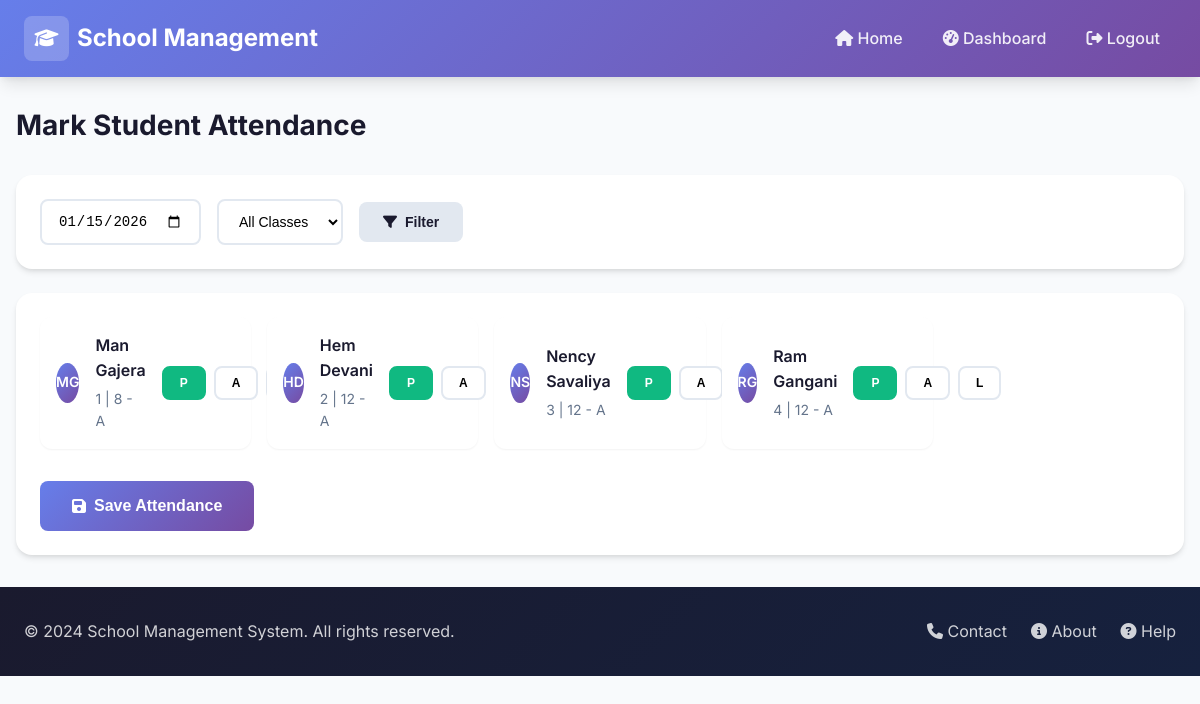
The app's page /teacher/mark-attendance/ (signed in) with its own data.
### core/models.py (models this page shows, shortened)
class Student(models.Model):
    GENDER_CHOICES = [
        ('male', 'Male'),
        ('female', 'Female'),
        ('other', 'Other'),
    ]
    username = models.CharField(max_length=50, unique=True)
    password = models.CharField(max_length=255)
    name = models.CharField(max_length=100)
    surname = models.CharField(max_length=100)
    email = models.EmailField(unique=True)
    mobile = models.CharField(max_length=15, blank=True)
    dob = models.DateField(null=True, blank=True)
    gender = models.CharField(max_length=10, choices=GENDER_CHOICES)
    roll_no = models.CharField(max_length=20)
    address = models.TextField(blank=True)
    student_class = models.ForeignKey(Class, on_delete=models.SET_NULL, null=True, related_name='students')
    section = models.CharField(max_length=10, blank=True)
    admission_no = models.CharField(max_length=50, unique=True)
    admission_date = models.DateField(null=True, blank=True)
    parent_name = models.CharField(max_length=100, blank=True)
    parent_mobile = models.CharField(max_length=15, blank=True)
    parent_email = models.EmailField(blank=True)
    created_at = models.DateTimeField(auto_now_add=True)
    updated_at = models.DateTimeField(auto_now=True)
    @property
    def full_name(self):
        return f"{self.name} {self.surname}"

class Class(models.Model):
    name = models.CharField(max_length=50)  # e.g., "Class 1", "Class 10"
    section = models.CharField(max_length=10, blank=True)  # e.g., "A", "B"
    created_at = models.DateTimeField(auto_now_add=True)
    updated_at = models.DateTimeField(auto_now=True)
    class Meta:
        verbose_name_plural = "Classes"
        ordering = ['name', 'section']
    def __str__(self):
        if self.section:
            return f"{self.name} - {self.section}"
        return self.name

### core/views.py (the view)
    def wrapper(request, *args, **kwargs):
        if request.session.get('user_role') != 'teacher':
            messages.error(request, 'You must be logged in as teacher to access this page.')
            return redirect('login')
        return view_func(request, *args, **kwargs)

### core/views.py (called while the page is built, shortened)
def teacher_required(view_func):
    def wrapper(request, *args, **kwargs):
        if request.session.get('user_role') != 'teacher':
            messages.error(request, 'You must be logged in as teacher to access this page.')
            return redirect('login')
        return view_func(request, *args, **kwargs)
    return wrapper

@teacher_required
def teacher_mark_student_attendance(request):
    selected_date = request.GET.get('date', date.today().isoformat())
    selected_class = request.GET.get('class', '')
    teacher_id = request.session.get('user_id')
    teacher = get_object_or_404(Teacher, pk=teacher_id)
    students = Student.objects.all()
    if selected_class:
        students = students.filter(student_class_id=selected_class)
    classes = Class.objects.all()
    return render(request, 'teacher/mark_attendance.html', {
        'students': students,
        'classes': classes,
        'selected_date': selected_date,
        'selected_class': selected_class
    })

### templates/teacher/mark_attendance.html (shortened to what this page needs)
{% extends 'base.html' %}
{% load static %}
{% block content %}
<header class="header">
    <div class="container">
        <div class="header-content">
            <a href="{% url 'home' %}" class="logo">
                <div class="logo-icon"><i class="fas fa-graduation-cap"></i></div>
                <span>School Management</span>
            </a>
            <nav class="nav">
                <a href="{% url 'home' %}" class="nav-link"><i class="fas fa-home"></i> Home</a>
                <a href="{% url 'teacher_dashboard' %}" class="nav-link"><i class="fas fa-tachometer-alt"></i>
                    Dashboard</a>
                <a href="{% url 'logout' %}" class="nav-link"><i class="fas fa-sign-out-alt"></i> Logout</a>
            </nav>
        </div>
    </div>
</header>
<div class="container" style="padding: 2rem 1rem;">
    <div class="page-header">
        <h1 class="page-title">Mark Student Attendance</h1>
    </div>
    <div class="card mb-3">
        <div class="card-body">
            <form method="get" class="flex gap-2 flex-wrap items-center">
                <input type="date" name="date" value="{{ selected_date }}" class="form-control" style="width: auto;">
                <select name="class" class="form-control" style="width: auto;">
                    <option value="">All Classes</option>
                </select>
                <button type="submit" class="btn btn-secondary"><i class="fas fa-filter"></i> Filter</button>
            </form>
        </div>
    </div>
    <div class="card">
        <div class="card-body">
            <form method="post">
                <div class="attendance-grid">
                    {% for student in students %}
                    <div class="attendance-item">
                        <div class="recent-avatar" style="width: 40px; height: 40px; font-size: 0.875rem;">
                            {{ student.name|slice:":1" }}{{ student.surname|slice:":1" }}
                        </div>
                        <div class="recent-info" style="flex: 1;">
                            <div class="recent-name">{{ student.full_name }}</div>
                            <div class="recent-meta">{{ student.roll_no }} | {{ student.student_class|default:"-" }}
                            </div>
                        </div>
                        <div class="attendance-status">
                            <button type="button" class="status-btn present active" data-status="present">P</button>
                            <button type="button" class="status-btn absent" data-status="absent">A</button>
                            <button type="button" class="status-btn late" data-status="late">L</button>
                        </div>
                    </div>
                    {% empty %}
                    <p class="text-gray">No students found. Select a class to view students.</p>
                    {% endfor %}
                </div>
                {% if students %}
                <div class="mt-4">
                    <button type="submit" class="btn btn-primary btn-lg">
                        <i class="fas fa-save"></i> Save Attendance
                    </button>
                </div>
                {% endif %}
            </form>
        </div>
    </div>
</div>
{% include 'partials/footer.html' %}
{% endblock %}

### records on screen
Student: name "M", surname "G", full_name "Man Gajera", roll_no "1", student_class "8 - A"
Student: name "H", surname "D", full_name "Hem Devani", roll_no "2", student_class "12 - A"
Student: name "N", surname "S", full_name "Nency Savaliya", roll_no "3", student_class "12 - A"
Student: name "R", surname "G", full_name "Ram Gangani", roll_no "4", student_class "12 - A"
